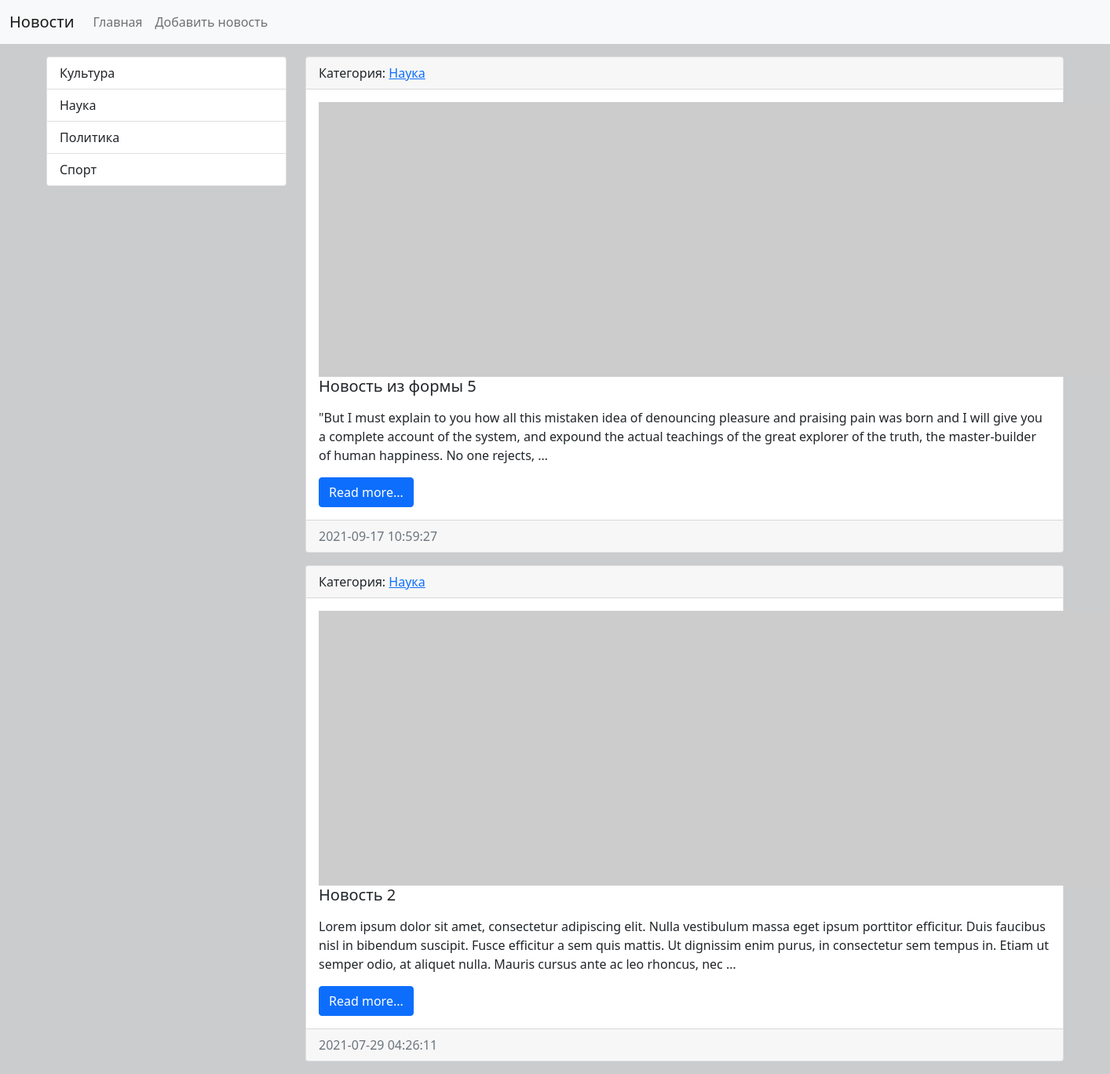
The app's page /category/4/ with its own data.
### news/models.py (models this page shows, shortened)
class Category(models.Model):
    title = models.CharField(max_length=150, db_index=True, verbose_name="Наименование категории")
    def __str__(self):
        return self.title
    def get_absolute_url(self):
        return reverse('category', kwargs={'category_id': self.pk})
    class Meta:
        verbose_name = "Категория"
        verbose_name_plural = "Категории"
        ordering = ["title"]

class News(models.Model):
    title = models.CharField(max_length=150, verbose_name="Наименование")
    content = models.TextField(blank=True, verbose_name="Контент")
    created_at = models.DateTimeField(auto_now_add=True, verbose_name="Дата публикации")
    updated_at = models.DateTimeField(auto_now=True, verbose_name="Обновленно")
    photo = models.ImageField(upload_to="photos/%Y/%m/%d/", verbose_name="Фото", blank=True)
    is_published = models.BooleanField(default=True, verbose_name="Опубликовано")
    category = models.ForeignKey("Category", on_delete=models.PROTECT, verbose_name="Категория")
    def get_absolute_url(self):
        return reverse('view_news', kwargs={'pk': self.pk})
    class Meta:
        verbose_name = "Новость"
        verbose_name_plural = "Новости"
        ordering = ["-created_at"]

### news/views.py (the view)
# urls.py: path('category/<int:category_id>/', NewsByCategory.as_view(), name='category'),
class NewsByCategory(ListView):
    model = News
    template_name = 'news/home_news_list.html'
    context_object_name = 'news'
    allow_empty = False
    def get_context_data(self, **kwargs):
        context = super().get_context_data(**kwargs)
        context['title'] = Category.objects.get(pk=self.kwargs['category_id'])
        return context
    def get_queryset(self):
        return News.objects.filter(category_id=self.kwargs['category_id'], is_published=True)

### news/templatetags/news_tags.py (called while the page is built)
@register.inclusion_tag('news/list_categories.html')
def show_categories(arg1='Hello', arg2='World'):
    categories = Category.objects.all()
    return {'categories': categories, 'arg1': arg1, 'arg2': arg2}

### news/templates/news/home_news_list.html (shortened to what this page needs)
{% extends 'news/base.html' %}
{% block sidebar %}
    {% include 'news/inc/_sidebar.html' %}
{% endblock %}
{% block content %}
    {% for item in news %}
        <div class="card mb-3">
            <div class="card-header">
                Категория: <a href="{{ item.get_absolute_url }}">{{ item.category }}</a>
            </div>
            <div class="card-body">
                <div class="media">
                    {% if item.photo %}
                        <img src=" {{ item.photo.url }} " alt="" width="350" class="mr-3">
                    {% else %}
                        <img src="https://picsum.photos/id/1060/350/300/?blur=2" alt="">
                    {% endif %}
                    <div class="media-body">
                        <h5 class="card-title">{{ item.title }}</h5>
                        <p class="card-text">{{ item.content|safe|linebreaks|truncatewords:50 }}</p>
                        <a href="{{ item.get_absolute_url }}" class="btn btn-primary">Read more...</a>
                    </div>
                </div>
            </div>
            <div class="card-footer text-muted">
                {{ item.created_at|date:"Y-m-d H:i:s" }}
            </div>
        </div>
    {% endfor %}
{% endblock %}

### news/templates/news/list_categories.html
<div class="list-group">
    {% for item in categories %}
        <a href="{{ item.get_absolute_url }}" class="list-group-item list-group-item-action">
            {{ item.title }}
        </a>
    {% endfor %}
</div>

### records on screen
Category: title "Культура"
Category: title "Наука"
Category: title "Политика"
Category: title "Спорт"
News: category "Наука", title "Новость из формы 5", content "\"But I must explain to you how all this mistaken idea of denouncing pleasure and praising pain was born and I will give you a complete account of the system, and expound the actual teachings of the great explorer of the truth, the master-builder of human happiness. No one rejects, …", created_at "2021-09-17 10:59:27"
News: category "Наука", title "Новость 2", content "Lorem ipsum dolor sit amet, consectetur adipiscing elit. Nulla vestibulum massa eget ipsum porttitor efficitur. Duis faucibus nisl in bibendum suscipit. Fusce efficitur a sem quis mattis. Ut dignissim enim purus, in consectetur sem tempus in. Etiam ut semper odio, at aliquet nulla. Mauris cursus ante ac leo rhoncus, nec …", created_at "2021-07-29 04:26:11"
